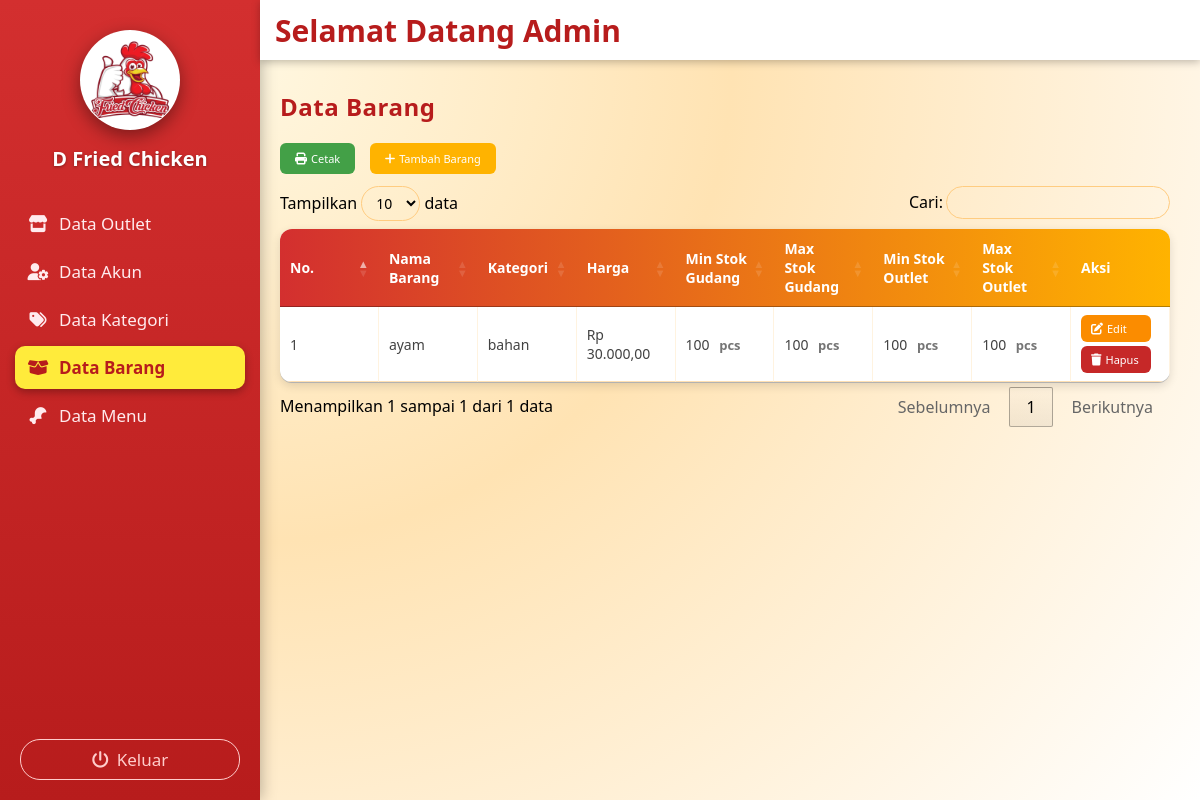
/admin/barang/barang.php (signed in), run on the app's committed database.
### tables this page shows
CREATE TABLE `barang` (
  `id_barang` int NOT NULL,
  `id_kategori` int NOT NULL,
  `nama_barang` varchar(15) NOT NULL,
  `satuan` enum('pcs','box','lusin','kg','mg','gram','ons','ml','liter','pack') NOT NULL,
  `kategori` varchar(15) NOT NULL,
  `harga` int NOT NULL,
  `minimal_stok_gudang` int NOT NULL,
  `maksimal_stok_gudang` int NOT NULL DEFAULT '0',
  `minimal_stok_outlet` int NOT NULL,
  `maksimal_stok_outlet` int NOT NULL DEFAULT '0'
);

CREATE TABLE `kategori` (
  `id_kategori` int NOT NULL,
  `nama_kategori` varchar(15) NOT NULL
);

### admin/barang/barang.php (the view, shortened to what this page needs)
<?php
include '../../koneksi/sidebaradmin.php';
include '../../koneksi/koneksi.php';
?>
<link rel="stylesheet" href="https://cdn.datatables.net/1.13.6/css/jquery.dataTables.min.css">
<link rel="stylesheet" href="https://cdnjs.cloudflare.com/ajax/libs/font-awesome/6.5.0/css/all.min.css">
<div class="konten-utama">
  <h2>Data Barang</h2>
  <button class="tombol tombol-cetak"><i class="fa-solid fa-print"></i> Cetak</button>
  <button class="tombol tombol-tambah" onclick="tambahBarang()"><i class="fa-solid fa-plus"></i> Tambah Barang</button>
  <table id="tabel-barang" class="tabel-barang">
    <thead>
  <tr>
    <th>No.</th>
    <th>Nama Barang</th>
    <th>Kategori</th>
    <th>Harga</th>
    <th>Min Stok Gudang</th>
    <th>Max Stok Gudang</th>
    <th>Min Stok Outlet</th>
    <th>Max Stok Outlet</th>
    <th>Aksi</th>
  </tr>
   </thead>
    <tbody>
<?php
$no = 1;
$query = mysqli_query($conn, "
    SELECT b.id_barang, b.nama_barang, b.satuan, k.nama_kategori, b.harga,
           b.minimal_stok_gudang, b.maksimal_stok_gudang,
           b.minimal_stok_outlet, b.maksimal_stok_outlet
    FROM barang b
    LEFT JOIN kategori k ON b.id_kategori = k.id_kategori
    ORDER BY b.id_barang ASC
");
while ($row = mysqli_fetch_assoc($query)) {
?>
<tr>
    <td data-label="No"><?= $no++; ?></td>
    <td data-label="Nama Barang"><?= htmlspecialchars($row['nama_barang']); ?></td>
   <td data-label="Kategori"><?= htmlspecialchars($row['nama_kategori'] ?? 'Tidak ada kategori'); ?></td>
    <td data-label="Harga">Rp <?= number_format($row['harga'], 2, ',', '.'); ?></td>
<td data-label="Min Stok Gudang">
  <?= (int)$row['minimal_stok_gudang']; ?> <small><?= htmlspecialchars($row['satuan']); ?></small>
</td>
<td data-label="Max Stok Gudang">
  <?= (int)$row['maksimal_stok_gudang']; ?> <small><?= htmlspecialchars($row['satuan']); ?></small>
</td>
<td data-label="Min Stok Outlet">
  <?= (int)$row['minimal_stok_outlet']; ?> <small><?= htmlspecialchars($row['satuan']); ?></small>
</td>
<td data-label="Max Stok Outlet">
  <?= (int)$row['maksimal_stok_outlet']; ?> <small><?= htmlspecialchars($row['satuan']); ?></small>
</td>
    <td data-label="Aksi">
        <button class="tombol tombol-edit" onclick="editBarang(<?= $row['id_barang']; ?>)">
            <i class="fa-solid fa-pen-to-square"></i> Edit
        </button>
        <button class="tombol tombol-hapus" onclick="hapusBarang(<?= $row['id_barang']; ?>)">
            <i class="fa-solid fa-trash"></i> Hapus
        </button>
    </td>
</tr>
<?php } ?>
    </tbody>
  </table>
</div>

### koneksi/sidebaradmin.php (style rules this page uses)
* { margin: 0; padding: 0; box-sizing: border-box; font-family: 'Segoe UI', Tahoma, Geneva, Verdana, sans-serif; }
body { display: flex; min-height: 100vh; background: #f3f3f3; overflow-x: hidden; }

### admin/barang/barang.php (style rules this page uses)
.konten-utama { margin-left:250px; margin-top:60px; padding:30px; min-height:calc(100vh - 60px); background: radial-gradient(circle at top left, #fff7e0 0%, #ffe3b3 40%, #ffffff 100%); font-family:Arial,sans-serif; }
.konten-utama h2 { margin-bottom:20px; color:#b71c1c; font-weight:700; letter-spacing:.5px; }
.tombol { border:none; border-radius:6px; cursor:pointer; color:white; font-size:11px; transition:0.25s; display:inline-flex; align-items:center; gap:4px; }
.tombol i { font-size:12px; }
.tombol-tambah { background:#ffb300; margin-bottom:12px; padding:8px 15px; }
.tombol-cetak { background:#43a047; margin-right:10px; padding:8px 15px; }
.tombol-edit { background:#fb8c00; min-width:70px; margin-bottom:4px; padding:6px 10px; }
.tombol-hapus { background:#c62828; min-width:70px; padding:6px 10px; }
.tabel-barang { width:100%; border-collapse:collapse; background:white; border-radius:12px; overflow:hidden; box-shadow:0 3px 10px rgba(0,0,0,0.12); table-layout:fixed; }
.tabel-barang thead tr { background: linear-gradient(90deg, #d32f2f, #ffb300); }
.tabel-barang th { color:#ffffff; text-align:left; padding:12px 15px; font-weight:600; font-size:14px; }
.tabel-barang td { padding:10px 15px; border-bottom:1px solid #ffe0b2; border-right:1px solid #fff3e0; font-size:14px; color:#424242; }
.tabel-barang td small { color:#757575; font-size:13px; margin-left:6px; font-weight:600; text-transform:lowercase; }

### data on the page
barang: nama_barang "ayam", id_kategori.nama_kategori "bahan", harga "30.000,00", minimal_stok_gudang "100", satuan "pcs", maksimal_stok_gudang "100", minimal_stok_outlet "100", maksimal_stok_outlet "100"
